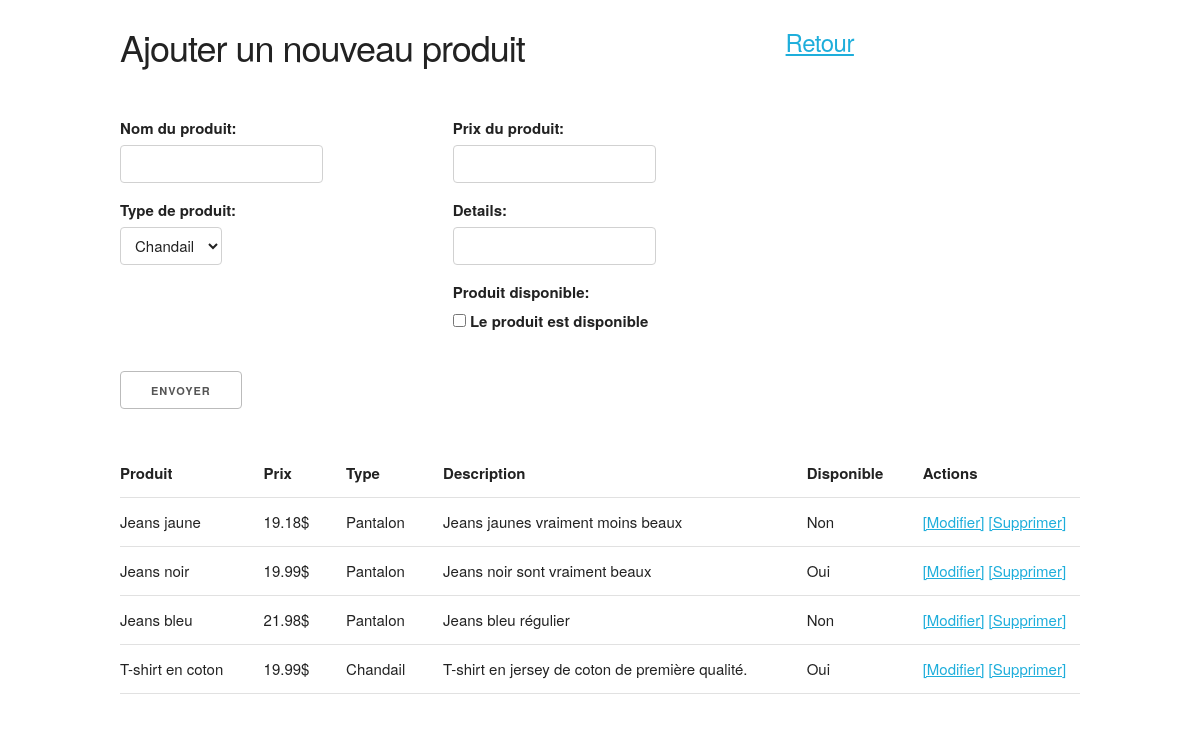
The app's page /produit_ajouter.php with its own data.
### tables this page shows
CREATE TABLE IF NOT EXISTS `Produit` (
  `produit_id` int(11) NOT NULL,
  `produit_type_code` int(11) NOT NULL,
  `produit_nom` varchar(255) NOT NULL,
  `produit_prix` decimal(10,2) NOT NULL,
  `produit_autre_details` varchar(255) NOT NULL,
  `produit_disponible` tinyint(1) NOT NULL
);

CREATE TABLE IF NOT EXISTS `Ref_Produit_Type` (
  `type_produit_code` int(11) NOT NULL,
  `type_produit_description` varchar(255) NOT NULL COMMENT '-eg Vetements, Bijoux'
);

### produit_ajouter.php (the view, shortened to what this page needs)
<!DOCTYPE html>
<html>
    <head>
        <link rel="stylesheet" href="css/normalize.css">
        <link rel="stylesheet" href="css/skeleton.css">
    </head>
    <body>
        <div class="container">
        <br />
        <div class="row">
            <div class="two-thirds column">
                <h3> Ajouter un nouveau produit </h3>
            </div>
            <div class="one-third column">
                <h5><a href="index.php"> Retour </a></h5>
            </div>
        </div>
            <form action="produit_envoyer.php" method="post">
            <p>
            <div class="row">
                <div class="four columns">
                    <label for="produit_nom">Nom du produit:</label> <input type="text" name="produit_nom" id="produit_nom" />
                    <label for="produit_type_code">Type de produit:</label>
                    <select name = "produit_type_code">
                        <option value = 3>Chandail</option>
                    </select>
                </div>
                <div class="four columns">
                    <label for="produit_prix">Prix du produit:</label>  <input type="text" name="produit_prix" id="produit_prix" />
                    <label for="produit_autre_details">Details:</label>  <input type="text" name="produit_autre_details" id="produit_autre_details" />
                    <label for="produit_disponible">Produit disponible:</label>  <label><input type="checkbox" name="produit_disponible" id="produit_disponible" /> Le produit est disponible</label>
                </div>
            </div>
            <div class="row">
                <div class="eight columns">
                    <input type="hidden" name="produit_id" value="" /><br />
                    <input type="submit" value="Envoyer" />
                    </form>
                </div>
            <div class="twelve columns">
        <?php
            try
            {
                $bdd = new PDO('mysql:host=localhost;dbname=Clients et Produits;charset=utf8', 'root', 'mysql');
            } catch(Exception $e) {
                    die('Erreur : '.$e->getMessage());
            }
            $reponse = $bdd->query('SELECT produit_id, produit_nom, produit_prix, produit_type_code, produit_autre_details, produit_disponible, type_produit_description
                                    FROM Produit, Ref_Produit_Type WHERE type_produit_code = produit_type_code
                                    ORDER BY produit_id DESC LIMIT 0, 10');
            echo '<table style="width:100%">
                    <tr>
                        <th>Produit</th>
                        <th>Prix</th>
                        <th>Type</th>
                        <th>Description</th>
                        <th>Disponible</th>
                        <th>Actions</th>
                    </tr>';
            while ($donnees = $reponse->fetch())
            {
                $dispo = "Non";
                if ($donnees['produit_disponible'] == 1){
                    $dispo = "Oui";
                }
                echo '
                <td>'. htmlspecialchars($donnees['produit_nom']) . '</td>
                <td>'. htmlspecialchars($donnees['produit_prix']) . '$ </td>
                <td>'. htmlspecialchars($donnees['type_produit_description']) . '</td>
                <td>'. htmlspecialchars($donnees['produit_autre_details']) . '</td>
                <td>'. $dispo . '</td>
                <td><a href="produit_modifier.php?id='. $donnees['produit_id'] .'">[Modifier]</a> <a href="produit_supprimer.php?id='. $donnees['produit_id'] .'">[Supprimer]</a></td></tr>';
            }
            echo '</table>';
            ?>
            </div>
    </body>
</html>

### css/skeleton.css (style rules this page uses)
.container { position: relative; width: 100%; max-width: 960px; margin: 0 auto; padding: 0 20px; box-sizing: border-box; }
.column, .columns { width: 100%; float: left; box-sizing: border-box; }
@media (min-width: 400px) { .container { width: 85%; padding: 0; } }
@media (min-width: 550px) { .container { width: 80%; } }
@media (min-width: 550px) { .column, .columns { margin-left: 4%; } }
@media (min-width: 550px) { .column:first-child, .columns:first-child { margin-left: 0; } }
@media (min-width: 550px) { .four.columns { width: 30.6666666667%; } }
@media (min-width: 550px) { .eight.columns { width: 65.3333333333%; } }
@media (min-width: 550px) { .twelve.columns { width: 100%; margin-left: 0; } }
@media (min-width: 550px) { .one-third.column { width: 30.6666666667%; } }
@media (min-width: 550px) { .two-thirds.column { width: 65.3333333333%; } }
html { font-size: 62.5%; }
body { font-size: 1.5em; line-height: 1.6; font-weight: 400; font-family: "Raleway", "HelveticaNeue", "Helvetica Neue", Helvetica, Arial, sans-serif; color: #222; }
h1, h2, h3, h4, h5, h6 { margin-top: 0; margin-bottom: 2rem; font-weight: 300; }
h3 { font-size: 3.0rem; line-height: 1.3; letter-spacing: -.1rem; }
h5 { font-size: 1.8rem; line-height: 1.5; letter-spacing: -.05rem; }
@media (min-width: 550px) { h3 { font-size: 3.6rem; } }
@media (min-width: 550px) { h5 { font-size: 2.4rem; } }
p { margin-top: 0; }
a { color: #1EAEDB; }
.button, button, input[type="submit"], input[type="reset"], input[type="button"] { display: inline-block; height: 38px; padding: 0 30px; color: #555; text-align: center; font-size: 11px; font-weight: 600; line-height: 38px; letter-spacing: .1rem; text-transform: uppercase; text-decoration: none; white-space: nowrap; background-color: transparent; border-radius: 4px; border: 1px solid #bbb; cursor: pointer; box-sizing: border-box; }
input[type="email"], input[type="number"], input[type="search"], input[type="text"], input[type="tel"], input[type="url"], input[type="password"], textarea, select { height: 38px; padding: 6px 10px; background-color: #fff; border: 1px solid #D1D1D1; border-radius: 4px; box-shadow: none; box-sizing: border-box; }
input[type="email"], input[type="number"], input[type="search"], input[type="text"], input[type="tel"], input[type="url"], input[type="password"], textarea { -webkit-appearance: none; -moz-appearance: none; appearance: none; }
label, legend { display: block; margin-bottom: .5rem; font-weight: 600; }
input[type="checkbox"], input[type="radio"] { display: inline; }
th, td { padding: 12px 15px; text-align: left; border-bottom: 1px solid #E1E1E1; }
th:first-child, td:first-child { padding-left: 0; }
th:last-child, td:last-child { padding-right: 0; }
input, textarea, select, fieldset { margin-bottom: 1.5rem; }
pre, blockquote, dl, figure, table, p, ul, ol, form { margin-bottom: 2.5rem; }
.container:after, .row:after, .u-cf { content: ""; display: table; clear: both; }

### records on screen
produit: produit_nom "Jeans jaune", produit_prix "19.18", produit_type_code.type_produit_description "Pantalon", produit_autre_details "Jeans jaunes vraiment moins beaux", dispo "Non"
produit: produit_nom "Jeans noir", produit_prix "19.99", produit_type_code.type_produit_description "Pantalon", produit_autre_details "Jeans noir sont vraiment beaux", produit_disponible "Oui"
produit: produit_nom "Jeans bleu", produit_prix "21.98", produit_type_code.type_produit_description "Pantalon", produit_autre_details "Jeans bleu régulier", dispo "Non"
produit: produit_nom "T-shirt en coton", produit_prix "19.99", produit_type_code.type_produit_description "Chandail", produit_autre_details "T-shirt en jersey de coton de première qualité.", produit_disponible "Oui"
